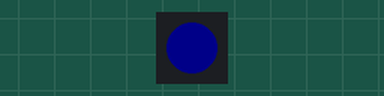
This sketch was run on a simulated ESP32-S3. Parts: 1 RGB LEDs in strip order, left to right. Dim RGB values are drawn brighter than linear.

Above: at 2.0 s.
At 5.0 s:
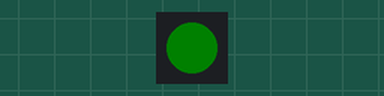
Timing chart, 0 to 7.8 s (numbered marks = the images above):
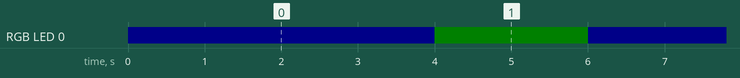

Measured:
- by itself, RGB LED 0: alternates RGB(0, 5, 0) for 2.0 s and RGB(0, 0, 10) for 4.0 s

The sketch:

05_01_Toggle_LED_Example.ino
```cpp
// (licence header left out)
#include <Arduino.h>
#include <FastLED.h>
// #include <Ws2812b_led.h>
#include <IIOT_V4_Pinout.h>

#define NUM_LEDS 1
#define STATUS_LED (leds[0])
CRGB leds[NUM_LEDS];

void setup() {
    FastLED.addLeds<WS2812B, PIN_LED_WS2812_DATA, GRB>(leds, NUM_LEDS);  // GRB ordering is typical
    FastLED.setBrightness(10);
}

void loop() {

    STATUS_LED= CRGB::Blue;
    FastLED.show();
    delay(2000);
    STATUS_LED= CRGB::Blue;
    FastLED.show();
    delay(2000);
    STATUS_LED = CRGB::Green;
    FastLED.show();
    delay(2000);
}
```

IIOT_V4_Pinout.h
```cpp
/************************************
 * @brief pinouts - IIOT_V4
*************************************/

/**
 * @brief Ethernet connection
 */
#define PIN_ETH_CS 15
#define PIN_ETH_SCLK 10
#define PIN_ETH_MISO 11
#define PIN_ETH_MOSI 12
#define PIN_ETH_INT  13
#define PIN_ETH_RST  14


/*******
 * RS485 pinouts
 *******/

#define PIN_RS485_1_RX 5
#define PIN_RS485_1_TX 6
#define PIN_RS485_1_RTS 7

#define PIN_RS485_2_RX 40
#define PIN_RS485_2_TX 41
#define PIN_RS485_2_RTS 42

#define PIN_WS2812B 38


#define PIN_SD_CARD_CLK  10
#define PIN_SD_CARD_MISO 11
#define PIN_SD_CARD_MOSI 12
#define PIN_SD_CARD_CS 36


#define PIN_I2C_SDA 1
#define PIN_I2C_SCL 2


/**
 * @brief 4G Module
 *
 */

// #define PIN_GSM_STATUS          //NOT CONNECTED
#define PIN_GSM_PWR_KEY 21
#define PIN_SIM_RX      17
#define PIN_SIM_TX      18


// For fast led
#define PIN_LED_WS2812_DATA 38

#define PIN_BUTTON_ON_BOARD 4

#define PIN_BUZZER 16
```
